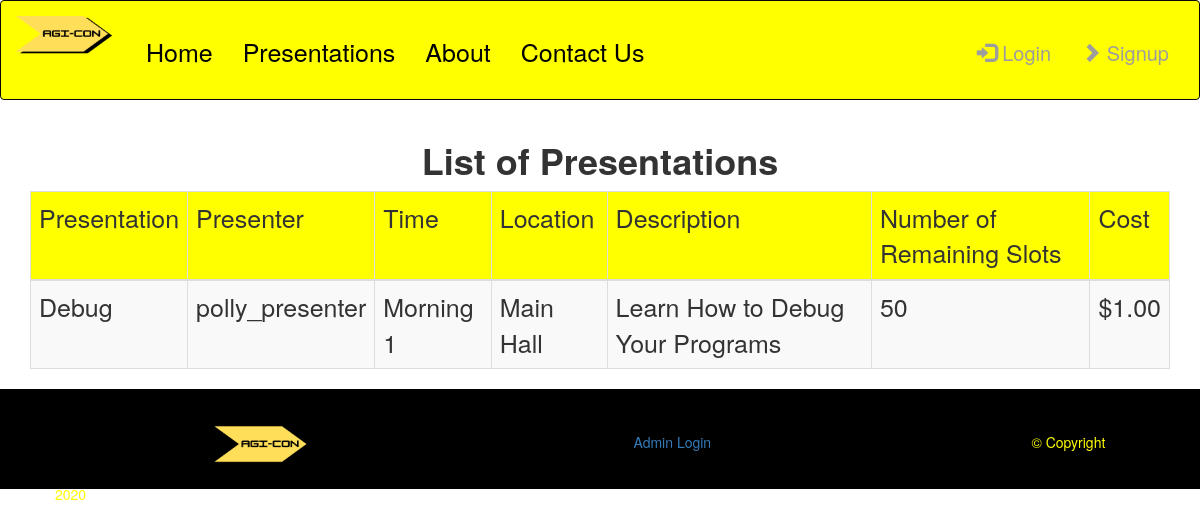
Page /presentations/ on the committed database.
### Agile_Con/models.py (models this page shows, shortened)
class Presentation(models.Model):
    presentation_id = models.CharField(primary_key=True, max_length=50, blank=False, null=False, default=' ')
    presenter_id = models.ForeignKey(Presenter, on_delete=models.CASCADE, related_name='presentations')
    timeslot = models.CharField(max_length=50, blank=False, null=False, default=' ')
    cost = models.DecimalField(max_digits=10, blank=False, null=False, decimal_places=2)
    number_of_slots = models.DecimalField(max_digits=10, blank=False, null=False, default=50, decimal_places=0)
    number_of_slots_remaining = models.DecimalField(max_digits=10, blank=False, null=False, default=50,
                                                    decimal_places=0)
    location = models.CharField(max_length=50, blank=False, null=False, default=' ')
    description = models.CharField(max_length=200, blank=False, null=False, default=' ')

### Agile_Con/views.py (the view)
# urls.py: path('presentations/', views.presentations, name="presentations"),
def presentations(request):
    presentations = Presentation.objects.all()
    return render(request, "presentations.html", {'presentations': presentations})

### templates/presentations.html (shortened to what this page needs)
<!DOCTYPE html>
<html lang="en">
{% extends 'base.html' %}
{% block content %}
<head>
    <link rel="stylesheet" href="https://maxcdn.bootstrapcdn.com/bootstrap/3.3.7/css/bootstrap.min.css">
</head>
<body>
<h1 style="text-align: center"><strong>List of Presentations</strong></h1>
    <table class= "table table-striped table-bordered table-hover" style= "font-size: 25px">
        <thead style="background-color: yellow;">
        <tr>
            <td>Presentation</td>
            <td>Presenter</td>
            <td>Time</td>
            <td>Location</td>
            <td>Description</td>
            <td>Number of Remaining Slots</td>
            <td>Cost</td>
        </tr>
        </thead>
        <tbody>
            {% for presentation in presentations %}
            <tr>
                <td>{{ presentation.presentation_id }}</td>
                <td>{{ presentation.presenter_id_id}}</td>
                <td>{{ presentation.timeslot }}</td>
                <td>{{ presentation.location }}</td>
                <td>{{ presentation.description }}</td>
                <td>{{ presentation.number_of_slots_remaining }}</td>
                <td>${{ presentation.cost }}</td>
            </tr>
            {% endfor%}
        </tbody>
    </table>
</body>
{% endblock %}

### templates/base.html (style rules this page uses)
.container * { height: auto; left: 10%; right: 30%; }

### rows in the picture
Presentation: presentation_id "Debug", presenter_id_id "polly_presenter", timeslot "Morning 1", location "Main Hall", description "Learn How to Debug Your Programs", number_of_slots_remaining "50", cost "1.00"
